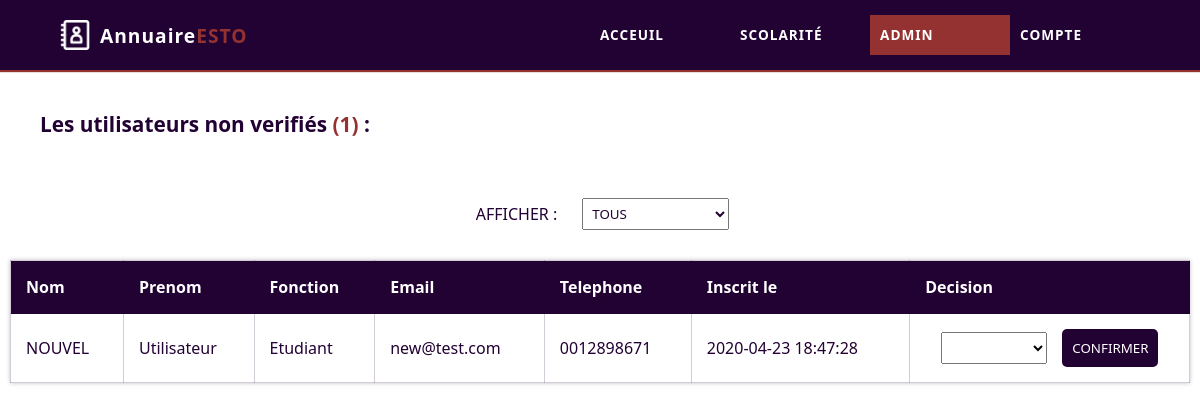
Screenshot of /Application/admin/verify-users.php (signed in) with the database file from the repository.
### tables this page shows
CREATE TABLE `user` (
  `user_id` int(11) NOT NULL,
  `nom` varchar(30) NOT NULL,
  `prenom` varchar(30) NOT NULL,
  `description` varchar(2) NOT NULL,
  `telephone` varchar(10) NOT NULL,
  `email` varchar(100) NOT NULL,
  `password` varchar(100) NOT NULL,
  `created_at` timestamp NOT NULL DEFAULT current_timestamp(),
  `verified` tinyint(1) NOT NULL DEFAULT 0
);

### Application/config/functions.php (called while the page is built, shortened)
<?php
    function getConnection() {
        $dsn = 'mysql:host=localhost;dbname=annuaireESTO';
		$pdo = new PDO($dsn, 'root', '');
		$pdo->setAttribute(PDO::ATTR_DEFAULT_FETCH_MODE, PDO::FETCH_ASSOC);
        return $pdo;
    }
    function getNotVerifiedUsers() {
        $pdo = getConnection();
        $query = "select * from user where verified = 0 order by created_at desc";
        $stmt = $pdo->prepare($query);
        $stmt->execute();
        $users = $stmt->fetchAll();
        if(count($users)) return $users;
        else return null;
    }
?>

### Application/admin/verify-users.php (the view, shortened to what this page needs)
<?php
    require_once('./../config/functions.php');
    $userType = [
        'ET' => 'Etudiant',
        'EN' => 'Enseignant',
        'FN' => 'Fonctionnaire',
        'AD' => 'Admin'
    ];
    $notVerifiedUsers = getNotVerifiedUsers();
?>
<!DOCTYPE html>
<html lang="en">
<head>
    <link rel="stylesheet" href="./../css/admin.css">
    <link rel="stylesheet" href="./../css/home.css">
</head>
<body>
    <nav class="main-nav">
        <a href="./../home/home.php" class="nav-logo">
            <img src="./../icons/annuaire.png">
            <h2>Annuaire<span>ESTO</span></h2>
        </a>
        <ul class="nav-menu modal" data-modal-name="menu">
            <li>
                <a href="./../home/home.php">Acceuil</a>
            </li>
            <li>
                <a href="./../scolarite/school.php">Scolarité</a>
            </li>
            <li class="active">
                <a href="./verify-users.php">Admin</a>
            </li>
            <li>
                <a href="./../home/account.php">Compte</a>
            </li>
        </ul>
    </nav>
    <div class="container">
        <div class="verify-users">
            <h2 class="section-title">Les utilisateurs non verifiés
                <span class="users-count">(<?= $notVerifiedUsers != null ? count($notVerifiedUsers) : '0' ?>)</span> :
            </h2>
            <?php if($notVerifiedUsers == null) : ?>
                <p class="no-users">Pas de nouveaux utilisateurs inscrit</p>
            <?php else : ?>
                <div class="show-options">
                    <p>Afficher : </p>
                    <select id="show-choice" onchange="showUsers(this)">
                        <option value="T" selected>Tous</option>
                    </select>
                </div>
                <table class="user-table">
                    <thead>
                        <th>Nom</th>
                        <th>Prenom</th>
                        <th>Fonction</th>
                        <th>Email</th>
                        <th>Telephone</th>
                        <th>Inscrit le</th>
                        <th>Decision</th>
                    </thead>
                    <tbody>
                        <?php foreach($notVerifiedUsers as $user) : ?>
                            <tr>
                                <td data-label="Nom"><?= $user['nom'] ?></td>
                                <td data-label="Prenom"><?= $user['prenom'] ?></td>
                                <td data-label="Fonction" class="user-type" data-type="<?= $user['description'] ?>"><?= $userType[$user['description']] ?></td>
                                <td data-label="Email"><?= $user['email'] ?></td>
                                <td data-label="Telephone"><?= $user['telephone'] ?></td>
                                <td data-label="Inscrit le"><?= $user['created_at'] ?></td>
                                <td data-label="Action">
                                    <form action="./../actions/verifyUser.php" method="POST">
                                        <select name="verify-decision" required>
                                            <option></option>
                                            <option value="A">Accepter</option>
                                        </select>
                                        <input type="submit" name="verify-submit" value="Confirmer">
                                    </form>
                                </td>
                            </tr>
                        <?php endforeach; ?>
                    </tbody>
                </table>
            <?php endif; ?>
        </div>
    </div>
</body>
</html>

### Application/css/admin.css (style rules this page uses)
* { padding: 0; margin: 0; box-sizing: border-box; font-family: 'Segoe UI', Tahoma, Geneva, Verdana, sans-serif; }
body { width: 100%; height: 100vh; }
.verify-users, .verified-users { width: 100%; min-height: 100%; display: flex; flex-direction: column; align-items: center; justify-content: center; }
.verify-users .section-title, .verified-users .section-title { color: #220133; font-size: 1.3em; align-self: flex-start; margin: 30px; }
.verify-users .section-title span, .verified-users .section-title span { color: #943232; }
.show-options { width: 100%; display: flex; align-items: center; justify-content: center; margin: 20px; }
.show-options * { margin: 10px; padding: 5px; color: #220133; text-transform: uppercase; }
.verify-users .user-table, .verified-users .user-table { width: 100%; text-align: left; height: fit-content; box-shadow: 0px 0px 4px 0px #22013344; padding: 10px; border-collapse: collapse; }
.verify-users .user-table th, .verify-users .user-table td, .verified-users .user-table th, .verified-users .user-table td { padding: 15px 15px; border: 1px solid #22013333; color: #220133; }
.verify-users .user-table th, .verified-users .user-table th { background-color: #220133; color: #FFF !important; }
.verify-users .user-table form, .verified-users .user-table form { width: 100%; height: 100%; display: flex; align-items: center; justify-content: space-evenly; }
.verify-users .user-table form select, .verify-users .user-table form input, .verified-users .user-table form select, .verified-users .user-table form input { padding: 5px 10px; text-transform: uppercase; }
.verify-users .user-table form input, .verified-users .user-table form input { background-color: #220133; padding: 10px; color: #FFF; border: none; outline: none; border-radius: 5px; transition: background-color 200ms ease-in-out; cursor: pointer; }

### Application/css/home.css (style rules this page uses)
* { padding: 0; margin: 0; box-sizing: border-box; font-family: 'Segoe UI', Tahoma, Geneva, Verdana, sans-serif; }
body { width: 100%; height: 100vh; }
.main-nav { width: 100%; height: 70px; display: flex; align-items: center; justify-content: space-between; padding: 0px 50px; background-color: #220133; box-shadow: 0px 2px 1px #943232; position: fixed; z-index: 10000; }
.main-nav .nav-logo { display: flex; align-items: center; justify-content: center; text-decoration: none; }
.main-nav .nav-logo img { height: 30px; margin: 10px; filter: invert(1); }
.main-nav .nav-logo h2 { font-size: 1.2em; letter-spacing: 1px; word-spacing: 2px; color: #FFF; font-weight: 600; }
.main-nav .nav-logo h2 span { color: #943232; }
.main-nav .nav-menu { display: flex; align-items: center; justify-content: center; list-style-type: none; }
.main-nav .nav-menu li { text-transform: uppercase; font-size: .85em; font-weight: 600; letter-spacing: 1px; width: 140px; text-align: left; line-height: 40px; padding-left: 10px; position: relative; }
.main-nav .nav-menu li a { color: #FFF; text-decoration: none; width: 100%; text-align: center; transition: background-color 200ms ease-in-out, color 200ms ease-in-out; }
.main-nav .nav-menu li.active { background-color: #943232; }
.container { width: 100%; height: fit-content; max-width: 1300px; min-height: 100%; margin: auto; background-color: #FFF; box-shadow: 0px 0px 5px #00000055; padding: 80px 10px 10px 10px; }

### rows the page displays
user: nom "NOUVEL", prenom "Utilisateur", description "Etudiant", email "new@test.com", telephone "0012898671", created_at "2020-04-23 18:47:28"

### other values shown
count($notVerifiedUsers) "1"
